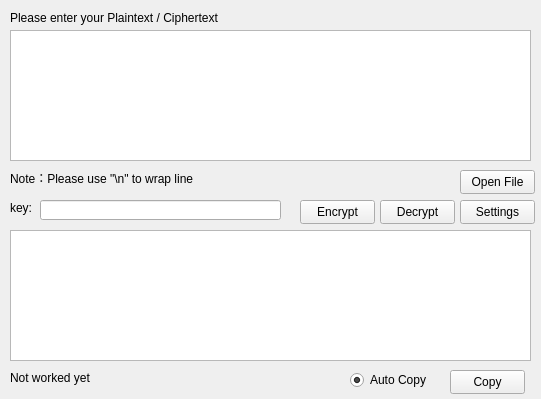
<?xml version="1.0" encoding="UTF-8"?>
<ui version="4.0">
 <class>CipherAPPClass</class>
 <widget class="QMainWindow" name="CipherAPPClass">
  <property name="geometry">
   <rect>
    <x>0</x>
    <y>0</y>
    <width>541</width>
    <height>399</height>
   </rect>
  </property>
  <property name="minimumSize">
   <size>
    <width>541</width>
    <height>0</height>
   </size>
  </property>
  <property name="maximumSize">
   <size>
    <width>541</width>
    <height>500</height>
   </size>
  </property>
  <property name="windowTitle">
   <string>CipherAPP</string>
  </property>
  <property name="windowIcon">
   <iconset resource="CipherAPP.qrc">
    <normaloff>:/CipherAPP/icon.ico</normaloff>:/CipherAPP/icon.ico</iconset>
  </property>
  <widget class="QWidget" name="centralWidget">
   <widget class="QLabel" name="label1">
    <property name="geometry">
     <rect>
      <x>10</x>
      <y>10</y>
      <width>371</width>
      <height>16</height>
     </rect>
    </property>
    <property name="text">
     <string>Please enter your Plaintext / Ciphertext</string>
    </property>
   </widget>
   <widget class="QTextEdit" name="input">
    <property name="geometry">
     <rect>
      <x>10</x>
      <y>30</y>
      <width>521</width>
      <height>131</height>
     </rect>
    </property>
    <property name="acceptRichText">
     <bool>false</bool>
    </property>
   </widget>
   <widget class="QLabel" name="label">
    <property name="geometry">
     <rect>
      <x>10</x>
      <y>200</y>
      <width>54</width>
      <height>16</height>
     </rect>
    </property>
    <property name="text">
     <string>key:</string>
    </property>
   </widget>
   <widget class="QLineEdit" name="key">
    <property name="geometry">
     <rect>
      <x>40</x>
      <y>200</y>
      <width>241</width>
      <height>20</height>
     </rect>
    </property>
   </widget>
   <widget class="QTextEdit" name="output">
    <property name="enabled">
     <bool>true</bool>
    </property>
    <property name="geometry">
     <rect>
      <x>10</x>
      <y>230</y>
      <width>521</width>
      <height>131</height>
     </rect>
    </property>
    <property name="lineWrapMode">
     <enum>QTextEdit::WidgetWidth</enum>
    </property>
    <property name="readOnly">
     <bool>true</bool>
    </property>
    <property name="acceptRichText">
     <bool>false</bool>
    </property>
   </widget>
   <widget class="QPushButton" name="encrypt">
    <property name="geometry">
     <rect>
      <x>300</x>
      <y>200</y>
      <width>75</width>
      <height>24</height>
     </rect>
    </property>
    <property name="text">
     <string>Encrypt</string>
    </property>
   </widget>
   <widget class="QPushButton" name="decrypt">
    <property name="geometry">
     <rect>
      <x>380</x>
      <y>200</y>
      <width>75</width>
      <height>24</height>
     </rect>
    </property>
    <property name="text">
     <string>Decrypt</string>
    </property>
   </widget>
   <widget class="QPushButton" name="setting">
    <property name="geometry">
     <rect>
      <x>460</x>
      <y>200</y>
      <width>75</width>
      <height>24</height>
     </rect>
    </property>
    <property name="text">
     <string>Settings</string>
    </property>
   </widget>
   <widget class="QPushButton" name="copy">
    <property name="geometry">
     <rect>
      <x>450</x>
      <y>370</y>
      <width>75</width>
      <height>24</height>
     </rect>
    </property>
    <property name="text">
     <string>Copy</string>
    </property>
   </widget>
   <widget class="QRadioButton" name="radioButton">
    <property name="geometry">
     <rect>
      <x>350</x>
      <y>370</y>
      <width>95</width>
      <height>20</height>
     </rect>
    </property>
    <property name="text">
     <string>Auto Copy</string>
    </property>
    <property name="checked">
     <bool>true</bool>
    </property>
   </widget>
   <widget class="QLabel" name="Status">
    <property name="geometry">
     <rect>
      <x>10</x>
      <y>370</y>
      <width>101</width>
      <height>16</height>
     </rect>
    </property>
    <property name="text">
     <string>Not worked yet</string>
    </property>
   </widget>
   <widget class="QLabel" name="label_2">
    <property name="geometry">
     <rect>
      <x>10</x>
      <y>170</y>
      <width>201</width>
      <height>16</height>
     </rect>
    </property>
    <property name="text">
     <string>Note：Please use &quot;\n&quot; to wrap line</string>
    </property>
   </widget>
   <widget class="QPushButton" name="file">
    <property name="geometry">
     <rect>
      <x>460</x>
      <y>170</y>
      <width>75</width>
      <height>24</height>
     </rect>
    </property>
    <property name="text">
     <string>Open File</string>
    </property>
   </widget>
  </widget>
 </widget>
 <layoutdefault spacing="6" margin="11"/>
 <resources>
  <include location="CipherAPP.qrc"/>
 </resources>
 <connections/>
</ui>
